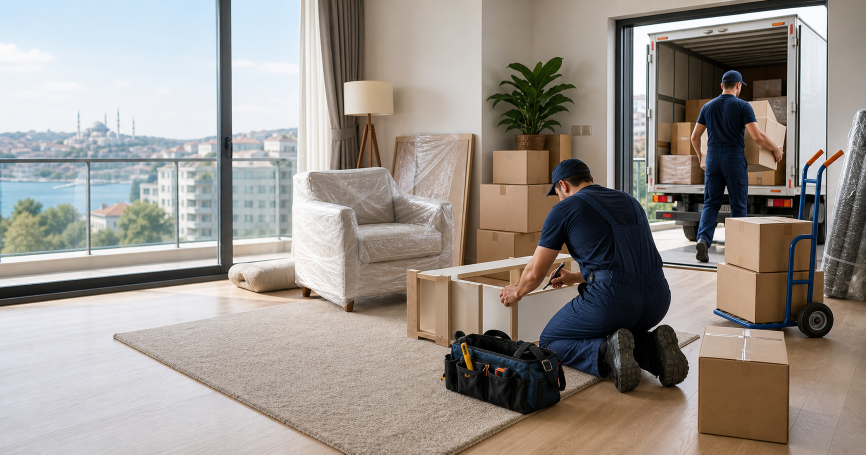
#> input picture tmp/service-moving/source-og.png, 1731 x 909 px (shown at 1/2 size)
$ python make_moving_assets.py
#> lines starting #> are read from the running program, lines starting #| are printed output that depends on the picture
from pathlib import Path

from PIL import Image, ImageDraw, ImageFont


ROOT = Path(__file__).resolve().parent
FONT_REGULAR = "/Library/Fonts/Arial Unicode.ttf"
FONT_BOLD = "/System/Library/Fonts/SFNS.ttf"


def font(size, bold=False):
    path = FONT_BOLD if bold else FONT_REGULAR
    try:
        return ImageFont.truetype(path, size)
    except OSError:
        return ImageFont.truetype(FONT_REGULAR, size)


def cover(image, size):
#> called with size = (1200, 630)
    image = image.convert("RGB")
#> image is the input picture: PIL image 1731x909 RGB; mean R, G, B 153, 146.3, 139.9
    target_w, target_h = size
#> target_w = 1200; target_h = 630
    scale = max(target_w / image.width, target_h / image.height)
#> scale = 0.693
    resized = image.resize((round(image.width * scale), round(image.height * scale)), Image.LANCZOS)
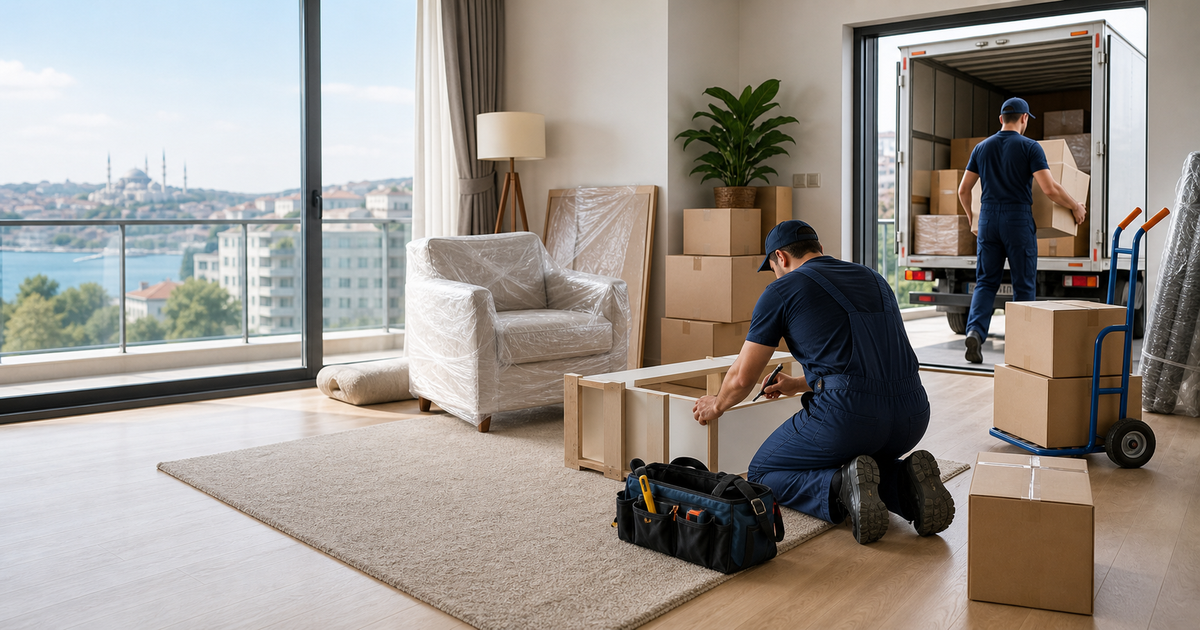
#> resized: PIL image 1200x630 RGB; mean R, G, B 153, 146.3, 139.9
    left = (resized.width - target_w) // 2
#> left = 0
    top = (resized.height - target_h) // 2
#> top = 0
    return resized.crop((left, top, left + target_w, top + target_h))


def rounded_rect(draw, box, radius, fill):
    draw.rounded_rectangle(box, radius=radius, fill=fill)


def make_og():
    img = cover(Image.open(ROOT / "source-og.png"), (1200, 630)).convert("RGBA")
    overlay = Image.new("RGBA", img.size, (0, 0, 0, 0))
#> overlay: PIL image 1200x630 RGBA; every value is 0
    od = ImageDraw.Draw(overlay)
    for x in range(0, 780):
        alpha = int(188 * (1 - x / 780))
        od.line([(x, 0), (x, 630)], fill=(20, 31, 42, alpha))
    img = Image.alpha_composite(img, overlay)
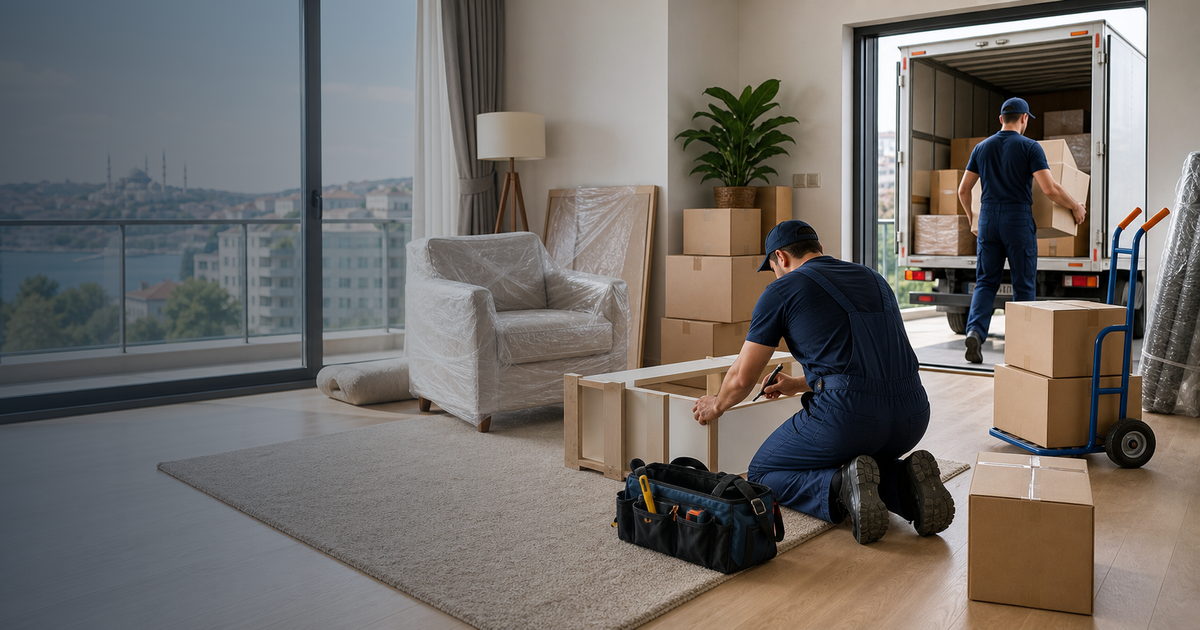
#> img: PIL image 1200x630 RGBA; mean R, G, B, A 113.1, 108.8, 105.2, 255
    draw = ImageDraw.Draw(img)

    rounded_rect(draw, (62, 58, 330, 104), 18, (36, 108, 128, 232))
    draw.text((84, 68), "СТАМБУЛ И ТУРЦИЯ", font=font(22, True), fill=(255, 255, 255, 255))

    draw.text((62, 150), "Переезд", font=font(86, True), fill=(255, 255, 255, 255))
    draw.text((66, 250), "под ключ", font=font(66, True), fill=(255, 255, 255, 255))
    draw.text((66, 343), "Упаковка • разборка • сборка", font=font(30, False), fill=(238, 248, 250, 255))

    rounded_rect(draw, (62, 414, 572, 526), 24, (255, 255, 255, 232))
    draw.text((92, 438), "Погрузка и выгрузка", font=font(33, True), fill=(28, 66, 78, 255))
    draw.text((92, 480), "мебель, техника, коробки", font=font(24, False), fill=(42, 86, 99, 255))

    draw.text((64, 568), "Помощь с переездом дома, офиса и квартиры", font=font(23, False), fill=(255, 255, 255, 240))
    img.convert("RGB").save(ROOT / "pereezd-og.png", quality=95)
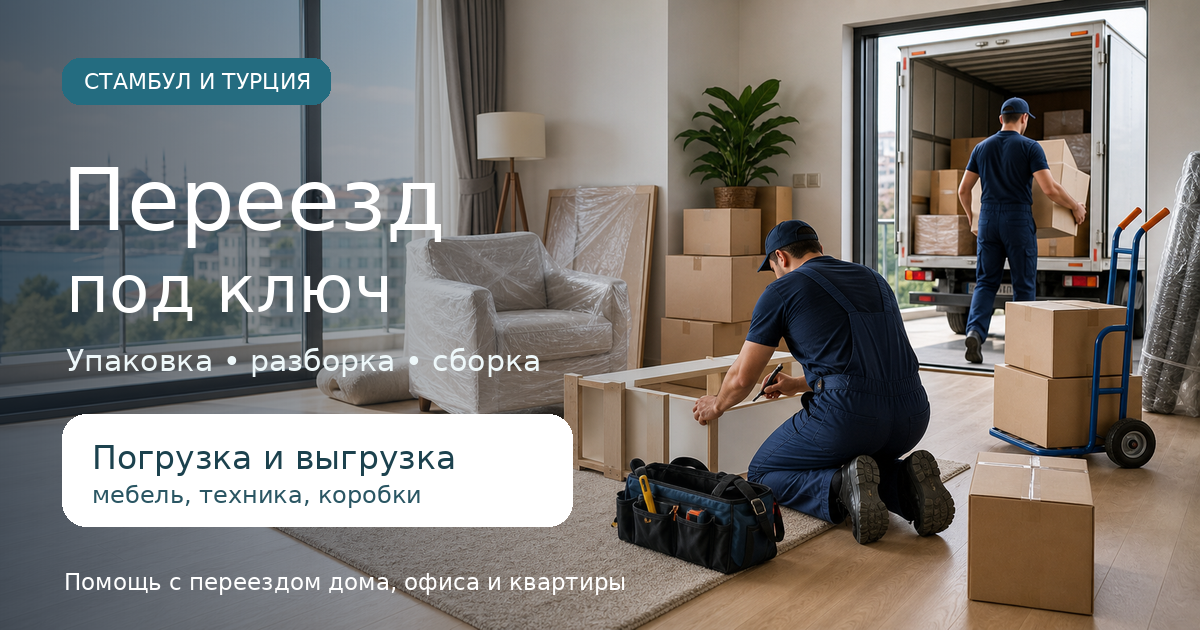
#> saved as pereezd-og.png: PIL image 1200x630 RGB; mean R, G, B 124.8, 121.5, 118


def make_reels_clean(source, output):
#> called with source = 'source-reels-1.png', output = 'pereezd-reels-1.png'
    cover(Image.open(ROOT / source), (1080, 1920)).save(ROOT / output, quality=95)
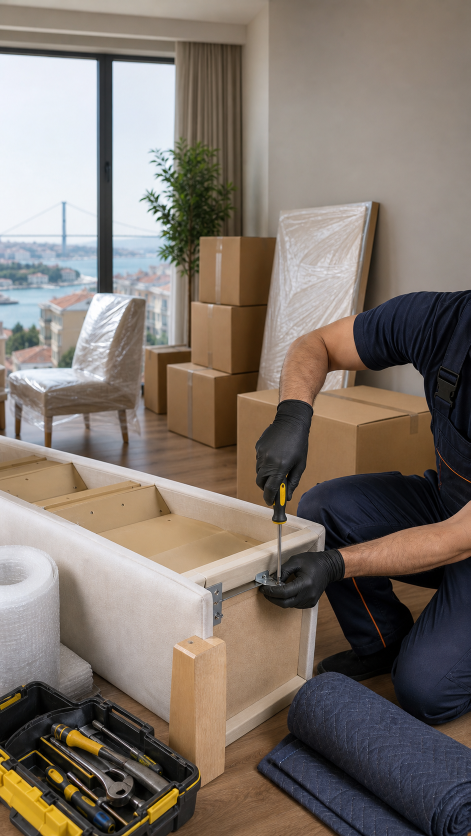
#> input picture tmp/service-moving/source-reels-1.png, 941 x 1672 px (shown at 1/2 size)
#> in cover, image is the input picture: PIL image 941x1672 RGB; mean R, G, B 127.7, 117.1, 108.3


make_og()
make_reels_clean("source-reels-1.png", "pereezd-reels-1.png")
make_reels_clean("source-reels-2.png", "pereezd-reels-2.png")
#> call 2 of make_reels_clean, with source = 'source-reels-2.png', output = 'pereezd-reels-2.png'
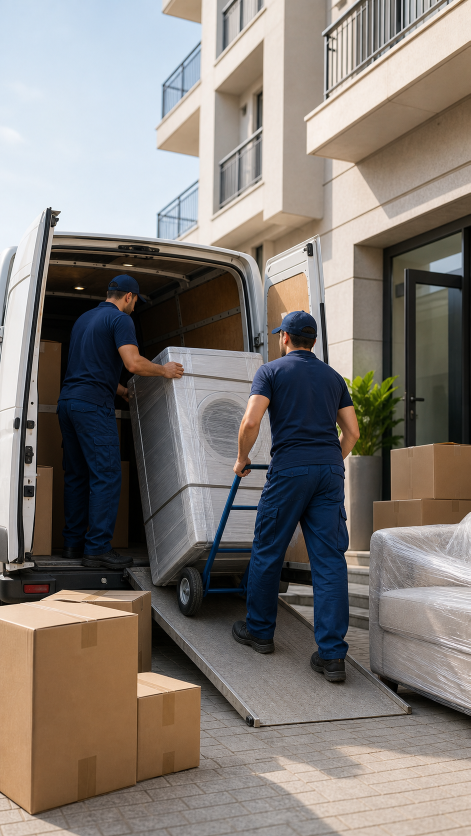
#> input picture tmp/service-moving/source-reels-2.png, 941 x 1672 px (shown at 1/2 size)
#> call 3 of cover, with size = (1080, 1920)
#> in cover, image is the input picture: PIL image 941x1672 RGB; mean R, G, B 130.6, 123.7, 117.9
#> in cover (call 3), `return resized.crop((left, top, left + target_w, top + target_h))`:
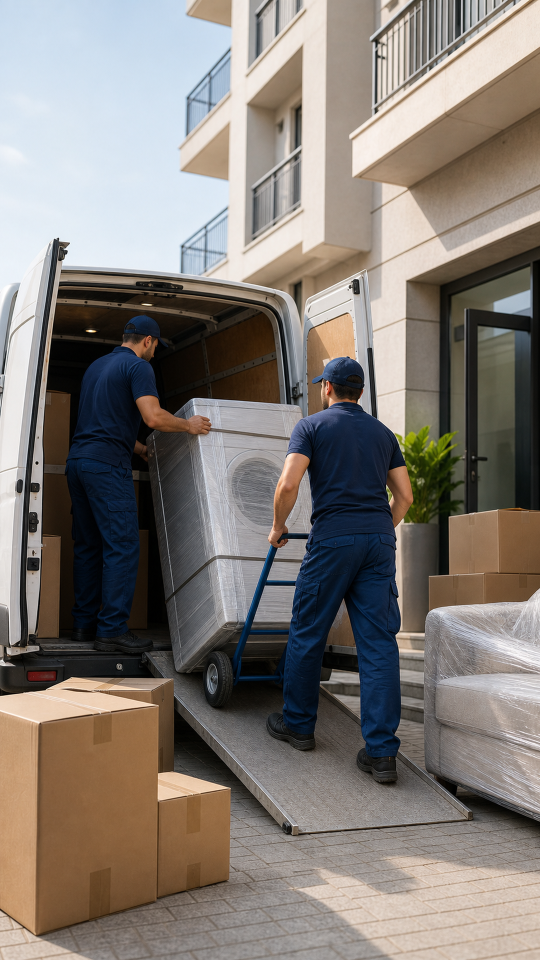
#> returned value: PIL image 1080x1920 RGB (shown at 1/2 size); mean R, G, B 130.6, 123.7, 118
